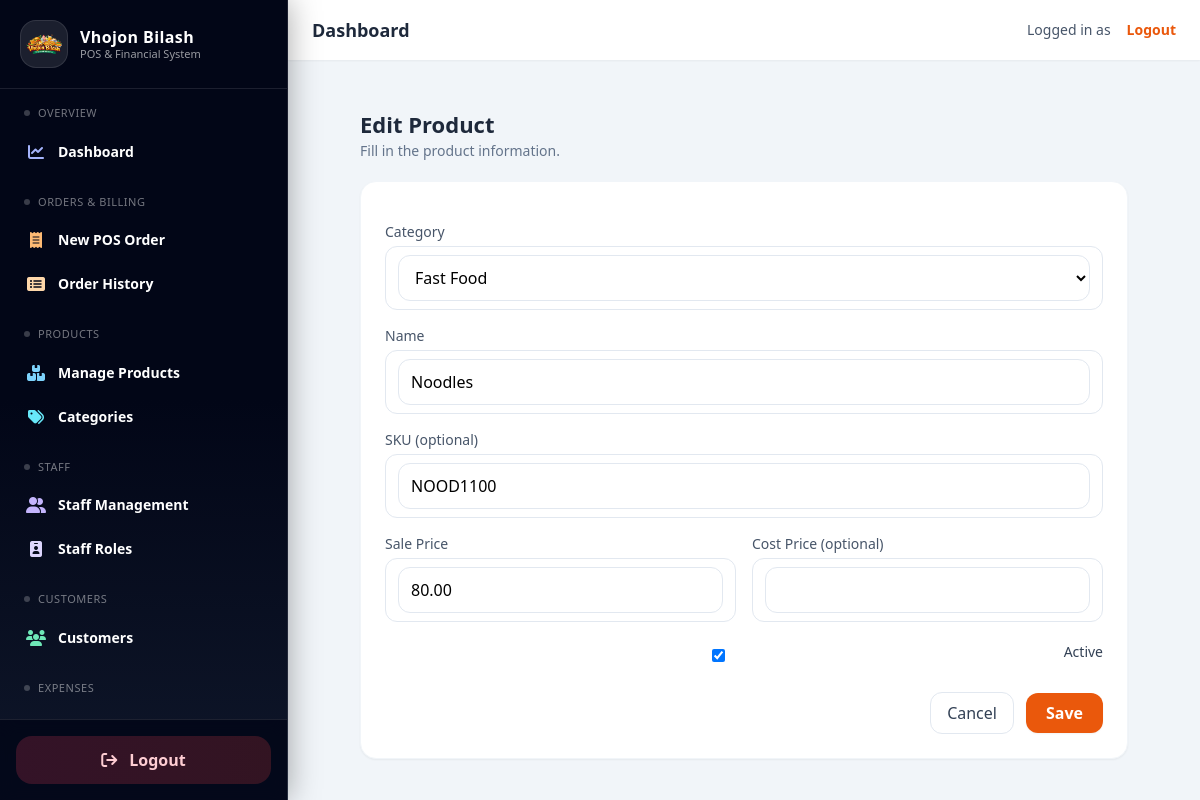
Page /catalog/3/edit/ on the committed database.
### catalog/models.py (models this page shows, shortened)
class TimeStampedModel(models.Model):
    created_at = models.DateTimeField(default=timezone.now, editable=False)
    updated_at = models.DateTimeField(auto_now=True)
    class Meta:
        abstract = True

class Product(TimeStampedModel):
    category = models.ForeignKey(
        Category,
        on_delete=models.PROTECT,
        related_name="products"
    )
    name = models.CharField(max_length=150)
    sku = models.CharField(max_length=100, unique=True, null=True, blank=True)
    sale_price = models.DecimalField(max_digits=10, decimal_places=2)
    cost_price = models.DecimalField(max_digits=10, decimal_places=2, null=True, blank=True)
    is_active = models.BooleanField(default=True)

### catalog/views.py (the view)
@require_http_methods(["GET", "POST"])
def product_update(request, pk):
    product = get_object_or_404(Product, pk=pk)
    if request.method == "POST":
        form = ProductForm(request.POST, instance=product)
        if form.is_valid():
            form.save()
            messages.success(request, "✅ Product updated successfully.")
            return redirect("catalog:product_list")
        messages.error(request, "❌ Please fix the errors below.")
    else:
        form = ProductForm(instance=product)
    return render(request, "products/product_form.html", {"form": form, "object": product})

### catalog/forms.py
class ProductForm(forms.ModelForm):
    class Meta:
        model = Product
        fields = ["category", "name", "sku", "sale_price", "cost_price", "is_active"]

### catalog/models.py (called while the page is built)
    def __str__(self):
        return self.name

### catalog/templates/products/product_form.html (shortened to what this page needs)
{% extends "base.html" %}
{% block content %}
<div class="max-w-3xl mx-auto">
  <div class="mb-5">
    <h1 class="text-[22px] font-semibold text-slate-800">
      {% if object %}Edit Product{% else %}Add Product{% endif %}
    </h1>
    <p class="text-slate-500 text-sm">Fill in the product information.</p>
  </div>
  <form method="post" class="bg-white rounded-2xl shadow-sm border border-slate-100 p-6 space-y-4">
    <div>
      <label class="block text-sm font-medium text-slate-600 mb-1">Category</label>
      <div class="rounded-xl border border-slate-200 px-3 py-2 bg-white">
        {{ form.category }}
      </div>
    </div>
    <div>
      <label class="block text-sm font-medium text-slate-600 mb-1">Name</label>
      <div class="rounded-xl border border-slate-200 px-3 py-2 bg-white">
        {{ form.name }}
      </div>
    </div>
    <div>
      <label class="block text-sm font-medium text-slate-600 mb-1">SKU (optional)</label>
      <div class="rounded-xl border border-slate-200 px-3 py-2 bg-white">
        {{ form.sku }}
      </div>
    </div>
    <div class="grid grid-cols-1 md:grid-cols-2 gap-4">
      <div>
        <label class="block text-sm font-medium text-slate-600 mb-1">Sale Price</label>
        <div class="rounded-xl border border-slate-200 px-3 py-2 bg-white">
          {{ form.sale_price }}
        </div>
      </div>
      <div>
        <label class="block text-sm font-medium text-slate-600 mb-1">Cost Price (optional)</label>
        <div class="rounded-xl border border-slate-200 px-3 py-2 bg-white">
          {{ form.cost_price }}
        </div>
      </div>
    </div>
    <div class="flex items-center gap-3 pt-1">
      {{ form.is_active }}
      <label class="text-sm font-medium text-slate-700">Active</label>
    </div>
    <div class="flex items-center justify-end gap-3 pt-2">
      <a href="{% url 'catalog:product_list' %}"
         class="px-4 py-2 rounded-xl border border-slate-200 text-slate-700 hover:bg-slate-50">
        Cancel
      </a>
      <button class="px-5 py-2 rounded-xl bg-orange-600 text-white font-semibold hover:bg-orange-700 shadow-sm">
        Save
      </button>
    </div>
  </form>
</div>
{% endblock %}

### templates/base.html (style rules this page uses)
input, select, textarea { width:100%; border:1px solid rgb(226 232 240); border-radius:12px; padding:10px 12px; background:white; outline:none; }
label { display:block;font-weight:600;margin-bottom:6px;color:#334155; }

### rows in the picture
Product: category "Fast Food", name "Noodles", sku "NOOD1100", sale_price "80.00", is_active "☑"
